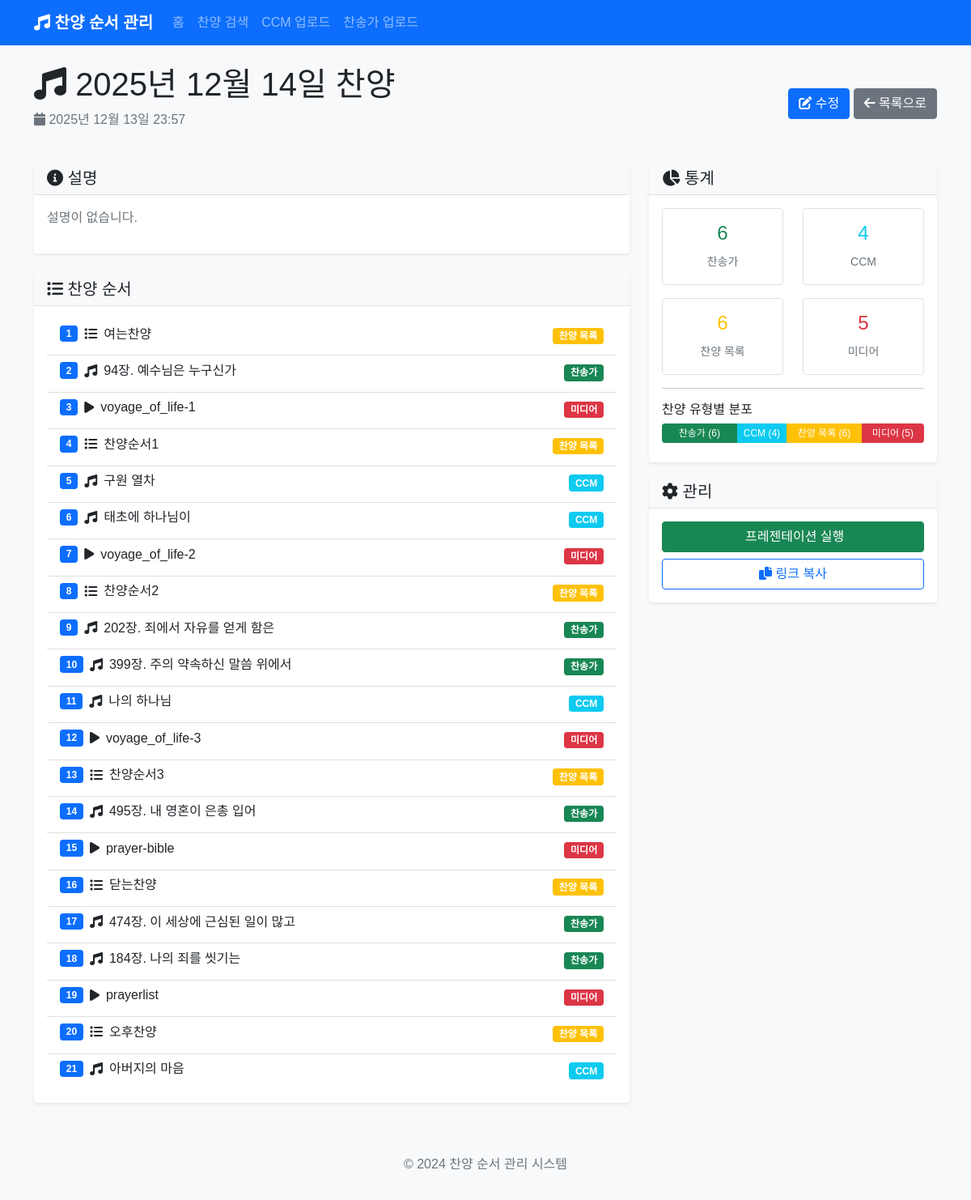
The page /post/14 on the database as committed earlier.
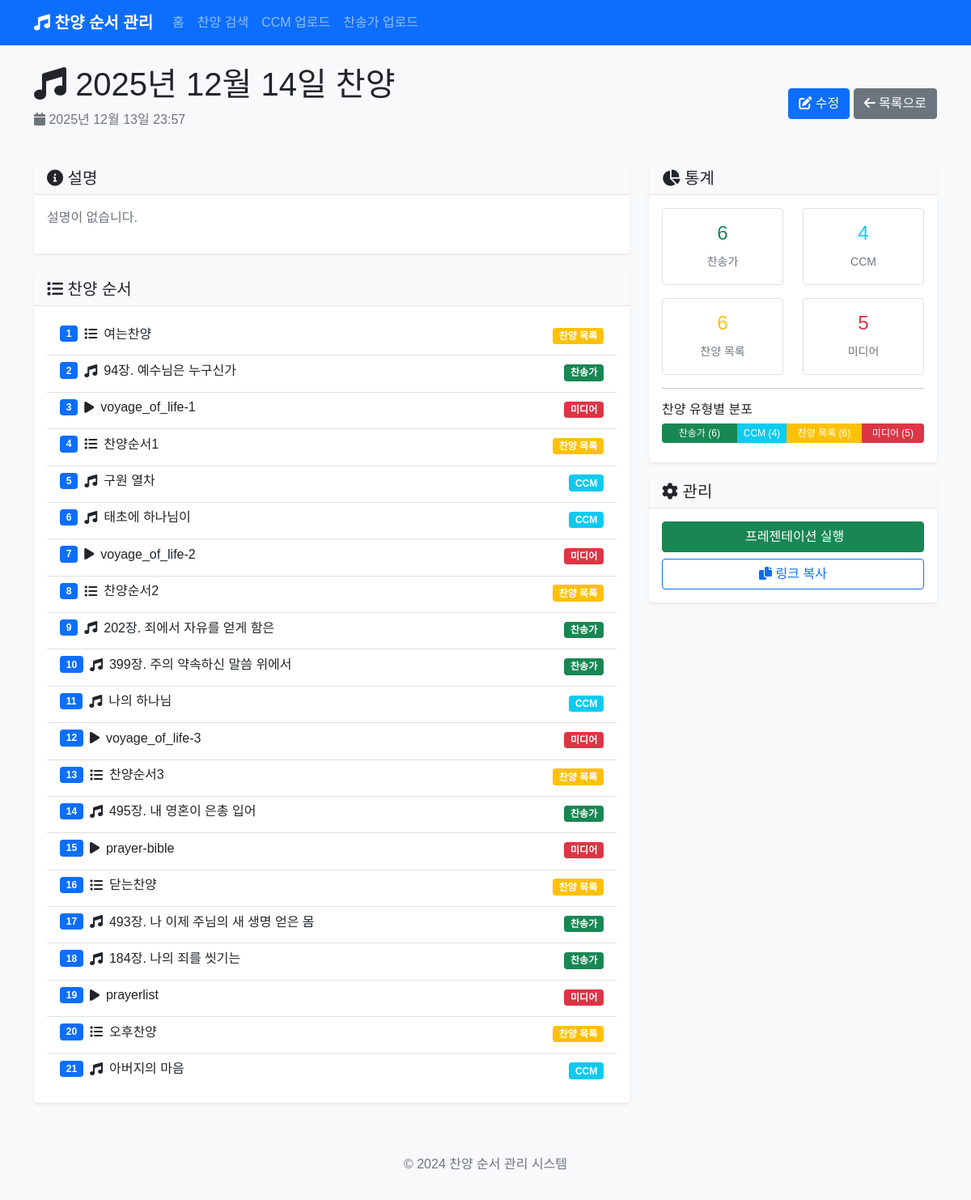
The same page on the database as committed later.
### app.py (models this page shows)
class PraisePost(db.Model):
    id = db.Column(db.Integer, primary_key=True)
    title = db.Column(db.String(200), nullable=False)
    content = db.Column(db.Text, nullable=False)
    created_at = db.Column(db.DateTime, default=datetime.utcnow)
    songs = db.relationship('Song', backref='praise_post', lazy=True, cascade='all, delete-orphan')
    background_image = db.Column(db.String(500))  # 전체 배경 이미지
    parallax_image = db.Column(db.String(500))  # 패럴랙스 배경 이미지

class Song(db.Model):
    id = db.Column(db.Integer, primary_key=True)
    title = db.Column(db.String(200), nullable=False)
    song_type = db.Column(db.String(50), nullable=False)  # 'hymn', 'ccm', 'section', 'media'
    hymn_number = db.Column(db.String(10))  # 찬송가 번호
    lyrics = db.Column(db.Text)  # 가사
    order = db.Column(db.Integer, nullable=False)
    praise_post_id = db.Column(db.Integer, db.ForeignKey('praise_post.id'), nullable=False)
    section_title = db.Column(db.String(200))  # 섹션 제목 (예: 찬양순서1)
    media_type = db.Column(db.String(50))  # 'image', 'video'
    media_url = db.Column(db.String(500))  # 미디어 파일 경로
    background_image = db.Column(db.String(500))  # 배경 이미지

### app.py (the view)
@app.route('/post/<int:post_id>')
def view_post(post_id):
    post = PraisePost.query.get_or_404(post_id)
    return render_template('view_post.html', post=post)

### templates/view_post.html (shortened to what this page needs)
{% extends "base.html" %}
{% block content %}
<div class="row">
    <div class="col-12">
        <div class="d-flex justify-content-between align-items-center mb-4">
            <div>
                <h1><i class="fas fa-music"></i> {{ post.title }}</h1>
                <p class="text-muted">
                    <i class="fas fa-calendar"></i> {{ post.created_at.strftime('%Y년 %m월 %d일 %H:%M') }}
                </p>
            </div>
            <div>
                <a href="{{ url_for('edit_post', post_id=post.id) }}" class="btn btn-primary">
                    <i class="fas fa-edit"></i> 수정
                </a>
                <a href="{{ url_for('index') }}" class="btn btn-secondary">
                    <i class="fas fa-arrow-left"></i> 목록으로
                </a>
            </div>
        </div>
    </div>
</div>
<div class="row">
    <div class="col-md-8">
        <div class="card mb-4">
            <div class="card-header">
                <h5 class="mb-0"><i class="fas fa-info-circle"></i> 설명</h5>
            </div>
            <div class="card-body">
                {% if post.content %}
                    <p>{{ post.content }}</p>
                {% else %}
                    <p class="text-muted">설명이 없습니다.</p>
                {% endif %}
            </div>
        </div>
        <div class="card">
            <div class="card-header">
                <h5 class="mb-0"><i class="fas fa-list"></i> 찬양 순서</h5>
            </div>
            <div class="card-body">
                {% if post.songs %}
                    <div class="list-group">
                        {% for song in post.songs %}
                        <div class="list-group-item">
                            <div class="d-flex justify-content-between align-items-start">
                                <div class="flex-grow-1">
                                    <div class="d-flex align-items-center mb-2">
                                        <span class="badge bg-primary me-2">{{ loop.index }}</span>
                                        {% if song.song_type == 'hymn' %}
                                            <i class="fas fa-music me-2"></i>
                                        {% elif song.song_type == 'ccm' %}
                                            <i class="fas fa-music me-2"></i>
                                        {% elif song.song_type == 'section' %}
                                            <i class="fas fa-list me-2"></i>
                                        {% elif song.song_type == 'media' %}
                                            <i class="fas fa-play me-2"></i>
                                        {% else %}
                                            <i class="fas fa-music me-2"></i>
                                        {% endif %}
                                        <h6 class="mb-0">
                                            {% if song.song_type == 'hymn' %}
                                                {{ song.hymn_number }}장. {{ song.title }}
                                            {% else %}
                                                {{ song.title }}
                                            {% endif %}
                                        </h6>
                                    </div>
                                </div>
                                <div class="ms-3">
                                    {% if song.song_type == 'hymn' %}
                                        <span class="badge bg-success">찬송가</span>
                                    {% elif song.song_type == 'ccm' %}
                                        <span class="badge bg-info">CCM</span>
                                    {% elif song.song_type == 'section' %}
                                        <span class="badge bg-warning">찬양 목록</span>
                                    {% elif song.song_type == 'media' %}
                                        <span class="badge bg-danger">미디어</span>
                                    {% else %}
                                        <span class="badge bg-secondary">기타</span>
                                    {% endif %}
                                </div>
                            </div>
                        </div>
                        {% endfor %}
                    </div>
                {% else %}
                    <p class="text-muted">등록된 찬양이 없습니다.</p>
                {% endif %}
            </div>
        </div>
    </div>
    <div class="col-md-4">
        <div class="card">
            <div class="card-header">
                <h5 class="mb-0"><i class="fas fa-chart-pie"></i> 통계</h5>
            </div>
            <div class="card-body">
                <div class="row text-center">
                    <div class="col-6 mb-3">
                        <div class="border rounded p-3">
                            <h4 class="text-success">{{ post.songs|selectattr('song_type', 'equalto', 'hymn')|list|length }}</h4>
                            <small class="text-muted">찬송가</small>
                        </div>
                    </div>
                    <div class="col-6 mb-3">
                        <div class="border rounded p-3">
                            <h4 class="text-info">{{ post.songs|selectattr('song_type', 'equalto', 'ccm')|list|length }}</h4>
                            <small class="text-muted">CCM</small>
                        </div>
                    </div>
                    <div class="col-6">
                        <div class="border rounded p-3">
                            <h4 class="text-warning">{{ post.songs|selectattr('song_type', 'equalto', 'section')|list|length }}</h4>
                            <small class="text-muted">찬양 목록</small>
                        </div>
                    </div>
                    <div class="col-6">
                        <div class="border rounded p-3">
                            <h4 class="text-danger">{{ post.songs|selectattr('song_type', 'equalto', 'media')|list|length }}</h4>
                            <small class="text-muted">미디어</small>
                        </div>
                    </div>
                </div>
                <hr>
                <div class="mt-3">
                    <h6>찬양 유형별 분포</h6>
                    <div class="progress mb-2">
                        {% set hymn_count = post.songs|selectattr('song_type', 'equalto', 'hymn')|list|length %}
                        {% set ccm_count = post.songs|selectattr('song_type', 'equalto', 'ccm')|list|length %}
                        {% set section_count = post.songs|selectattr('song_type', 'equalto', 'section')|list|length %}
                        {% set media_count = post.songs|selectattr('song_type', 'equalto', 'media')|list|length %}
                        {% set total = post.songs|length %}
                        {% if total > 0 %}
                            {% if hymn_count > 0 %}
                                <div class="progress-bar bg-success" style="width: {{ (hymn_count / total * 100)|round(1) }}%">
                                    찬송가 ({{ hymn_count }})
                                </div>
                            {% endif %}
                            {% if ccm_count > 0 %}
                                <div class="progress-bar bg-info" style="width: {{ (ccm_count / total * 100)|round(1) }}%">
                                    CCM ({{ ccm_count }})
                                </div>
                            {% endif %}
                            {% if section_count > 0 %}
                                <div class="progress-bar bg-warning" style="width: {{ (section_count / total * 100)|round(1) }}%">
                                    찬양 목록 ({{ section_count }})
                                </div>
                            {% endif %}
                            {% if media_count > 0 %}
                                <div class="progress-bar bg-danger" style="width: {{ (media_count / total * 100)|round(1) }}%">
                                    미디어 ({{ media_count }})
                                </div>
                            {% endif %}
                        {% endif %}
                    </div>
                </div>
            </div>
        </div>
        <div class="card mt-3">
            <div class="card-header">
                <h5 class="mb-0"><i class="fas fa-cog"></i> 관리</h5>
            </div>
            <div class="card-body">
                <div class="d-grid gap-2">
                    <a href="{{ url_for('presentation', post_id=post.id) }}" class="btn btn-success" target="_blank">
                         프레젠테이션 실행
                    </a>
                    <button class="btn btn-outline-primary" onclick="copyToClipboard()">
                        <i class="fas fa-copy"></i> 링크 복사
                    </button>
                </div>
            </div>
        </div>
    </div>
</div>
{% endblock %}

### templates/base.html (shortened to what this page needs)
<!DOCTYPE html>
<html lang="ko">
<head>
    <link href="https://cdn.jsdelivr.net/npm/bootstrap@5.1.3/dist/css/bootstrap.min.css" rel="stylesheet">
    <link href="https://cdnjs.cloudflare.com/ajax/libs/font-awesome/6.0.0/css/all.min.css" rel="stylesheet">
    <link href="{{ url_for('static', filename='css/style.css') }}" rel="stylesheet">
</head>
<body>
    <nav class="navbar navbar-expand-lg navbar-dark bg-primary">
        <div class="container">
            <a class="navbar-brand" href="{{ url_for('index') }}">
                <i class="fas fa-music"></i> 찬양 순서 관리
            </a>
            <div class="collapse navbar-collapse" id="navbarNav">
                <ul class="navbar-nav me-auto">
                    <li class="nav-item">
                        <a class="nav-link" href="{{ url_for('index') }}">홈</a>
                    </li>
                    <li class="nav-item">
                        <a class="nav-link" href="{{ url_for('search') }}">찬양 검색</a>
                    </li>
                    <li class="nav-item">
                        <a class="nav-link" href="{{ url_for('upload_ccm') }}">CCM 업로드</a>
                    </li>
                    <li class="nav-item">
                        <a class="nav-link" href="{{ url_for('upload_hymn') }}">찬송가 업로드</a>
                    </li>
                </ul>
            </div>
        </div>
    </nav>
    <main class="container mt-4">
        {% block content %}{% endblock %}
    </main>
    <footer class="bg-light text-center text-muted py-3 mt-5">
        <div class="container">
            <p>&copy; 2024 찬양 순서 관리 시스템</p>
        </div>
    </footer>
</body>
</html>

### static/css/style.css (style rules this page uses)
body { font-family: 'Noto Sans KR', sans-serif; background-color: #f8f9fa; }
.navbar-brand { font-weight: bold; }
.card { border: none; box-shadow: 0 0.125rem 0.25rem rgba(0, 0, 0, 0.075); transition: box-shadow 0.15s ease-in-out; }
.card-header { background-color: #f8f9fa; border-bottom: 1px solid #dee2e6; font-weight: 600; }
.list-group-item { border-left: none; border-right: none; border-radius: 0 !important; }
.list-group-item:first-child { border-top: none; }
.list-group-item:last-child { border-bottom: none; }
.badge { font-size: 0.75em; }
.progress { height: 1.5rem; }
.progress-bar { font-size: 0.75rem; line-height: 1.5rem; }
.btn { transition: all 0.15s ease-in-out; }

Rows that differ between the two databases and show on the page:
removed Song: song_type "hymn" (drawn), hymn_number "474", title "이 세상에 근심된 일이 많고"
added Song: song_type "hymn" (drawn), hymn_number "493", title "나 이제 주님의 새 생명 얻은 몸"
